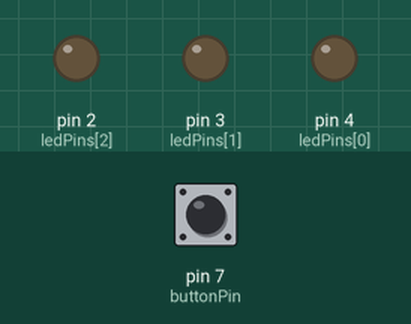
Simulated run of this sketch. Board: Arduino Uno, built with avr-gcc and run on an emulated ATmega328P. On the bench: output pins drawn as LEDs (lit = HIGH). Dashed ring = blinking. The inputs (shaded band) are chosen by the test bench; at power-on: pin 7 (buttonPin) LOW.

Above: at 1.2 s.
1.3 s: pin 7 (buttonPin) pulled HIGH for 0.15 s
At 1.65 s:
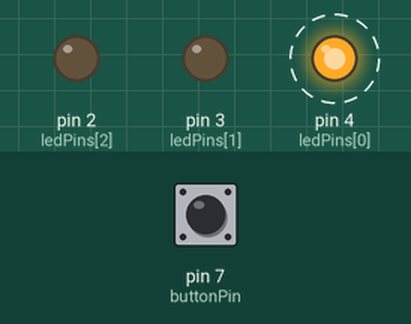
4.3 s: pin 7 (buttonPin) pulled HIGH for 1 s
At 4.65 s:
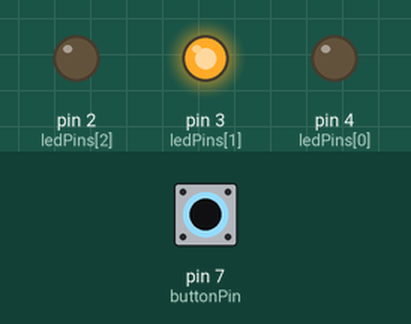
6.8 s: pin 7 (buttonPin) pulled HIGH for 3.2 s
At 7.75 s:
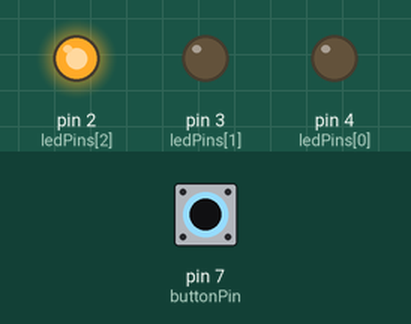
Timing chart, 0 to 17.5 s (numbered marks = the images above; inputs shaded):
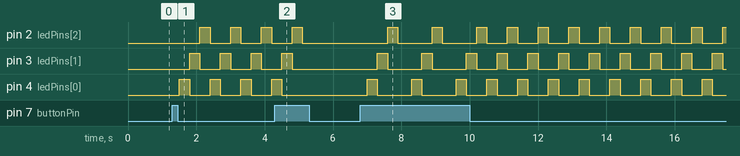

Measured:
- after the input at 1.3 s, pin 2 (ledPins[2]): alternates HIGH for 0.30 s and LOW for 0.60 s, starting after 0.80 s; pin 3 (ledPins[1]): alternates HIGH for 0.30 s and LOW for 0.60 s, starting after 0.50 s; pin 4 (ledPins[0]): alternates HIGH for 0.30 s and LOW for 0.60 s, starting after 0.20 s
- after the input at 4.3 s, pin 2 (ledPins[2]): goes on until 5.1 s, then stays LOW; pin 3 (ledPins[1]): goes on until 4.8 s, then stays LOW; pin 4 (ledPins[0]): goes on until 4.5 s, then stays LOW
- after the input at 6.8 s, pin 2 (ledPins[2]): goes HIGH 0.30 s, LOW 1.0 s, HIGH 0.30 s, LOW 1.0 s, 8 × (HIGH 0.30 s, LOW 0.60 s), then HIGH, starting after 0.80 s; pin 3 (ledPins[1]): goes HIGH 0.30 s, LOW 1.0 s, HIGH 0.30 s, LOW 1.0 s, 8 × (HIGH 0.30 s, LOW 0.60 s), HIGH 0.30 s, then LOW, starting after 0.50 s

The sketch:

tugas_3_no_1_kanan_button.ino
```cpp
const int ledPins[] = {4, 3, 2};  // Pin LED
const int buttonPin = 7;          // Pin tombol
int buttonState = 0;              // Status tombol
bool isRunning = false;           // Status apakah LED bergerak

void setup() {
  // Atur pin LED sebagai output
  for (int i = 0; i < 3; i++) {
    pinMode(ledPins[i], OUTPUT);
  }
  // Atur pin tombol sebagai input
  pinMode(buttonPin, INPUT);
}

void loop() {
  // Baca status tombol
  buttonState = digitalRead(buttonPin);

  // Jika tombol ditekan, aktifkan running LED
  if (buttonState == HIGH) {
    isRunning = !isRunning;   // Toggle status running saat tombol ditekan
    delay(200);               // Debounce untuk menghindari multiple input
  }

  // Jalankan LED jika isRunning true
  if (isRunning) {
    for (int i = 0; i < 3; i++) {
      digitalWrite(ledPins[i], HIGH);   // Nyalakan LED
      delay(300);                       // Tunggu 300ms
      digitalWrite(ledPins[i], LOW);    // Matikan LED
    }
  }
}
```
